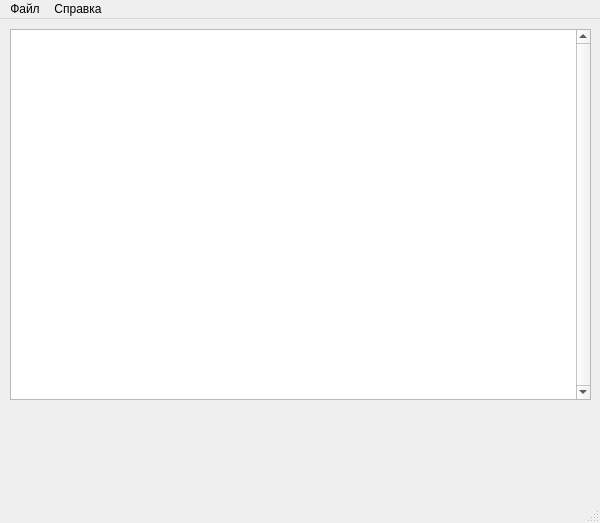
<?xml version="1.0" encoding="UTF-8"?>
<ui version="4.0">
 <class>form</class>
 <widget class="QMainWindow" name="form">
  <property name="geometry">
   <rect>
    <x>0</x>
    <y>0</y>
    <width>600</width>
    <height>523</height>
   </rect>
  </property>
  <property name="windowTitle">
   <string>form</string>
  </property>
  <widget class="QWidget" name="centralwidget">
   <widget class="QTableWidget" name="tableWidget">
    <property name="geometry">
     <rect>
      <x>10</x>
      <y>10</y>
      <width>581</width>
      <height>371</height>
     </rect>
    </property>
    <property name="verticalScrollBarPolicy">
     <enum>Qt::ScrollBarAlwaysOn</enum>
    </property>
    <property name="horizontalScrollBarPolicy">
     <enum>Qt::ScrollBarAlwaysOff</enum>
    </property>
    <attribute name="horizontalHeaderVisible">
     <bool>false</bool>
    </attribute>
    <attribute name="horizontalHeaderHighlightSections">
     <bool>false</bool>
    </attribute>
    <attribute name="verticalHeaderVisible">
     <bool>false</bool>
    </attribute>
    <attribute name="verticalHeaderHighlightSections">
     <bool>false</bool>
    </attribute>
   </widget>
   <widget class="QLabel" name="label">
    <property name="geometry">
     <rect>
      <x>10</x>
      <y>390</y>
      <width>581</width>
      <height>81</height>
     </rect>
    </property>
    <property name="font">
     <font>
      <family>Verdana</family>
      <pointsize>12</pointsize>
     </font>
    </property>
    <property name="text">
     <string/>
    </property>
    <property name="alignment">
     <set>Qt::AlignCenter</set>
    </property>
    <property name="wordWrap">
     <bool>true</bool>
    </property>
   </widget>
  </widget>
  <widget class="QMenuBar" name="menubar">
   <property name="geometry">
    <rect>
     <x>0</x>
     <y>0</y>
     <width>600</width>
     <height>22</height>
    </rect>
   </property>
   <widget class="QMenu" name="menu">
    <property name="title">
     <string>Файл</string>
    </property>
    <addaction name="action"/>
    <addaction name="action_5"/>
    <addaction name="action_2"/>
   </widget>
   <widget class="QMenu" name="menu_2">
    <property name="title">
     <string>Справка</string>
    </property>
    <addaction name="action_3"/>
    <addaction name="action_4"/>
   </widget>
   <addaction name="menu"/>
   <addaction name="menu_2"/>
  </widget>
  <widget class="QStatusBar" name="statusbar"/>
  <action name="action">
   <property name="text">
    <string>Открыть редактор</string>
   </property>
  </action>
  <action name="action_2">
   <property name="text">
    <string>Выход</string>
   </property>
  </action>
  <action name="action_3">
   <property name="text">
    <string>Как это работает?</string>
   </property>
  </action>
  <action name="action_4">
   <property name="text">
    <string>О программе...</string>
   </property>
  </action>
  <action name="action_5">
   <property name="text">
    <string>Список получателей</string>
   </property>
  </action>
 </widget>
 <resources/>
 <connections/>
</ui>
